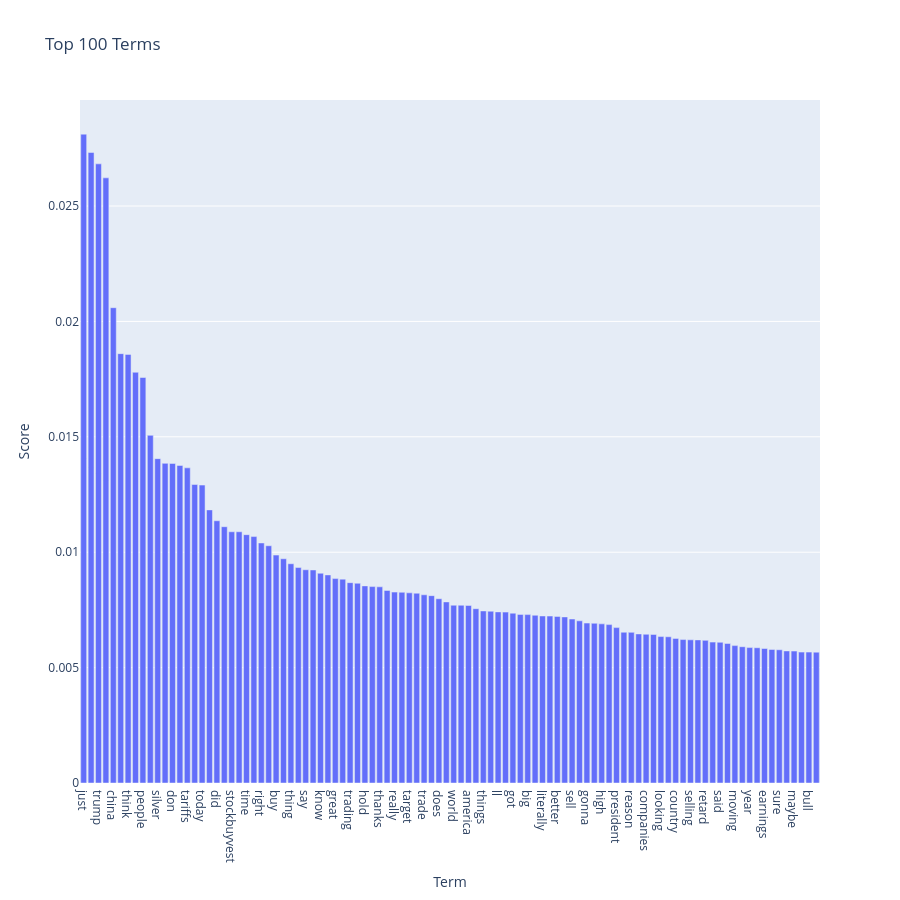

Notebook code for this chart:
### Markdown cell above
### >>> **Exercise 14 :** 
長尾分布圖

1.做TFIDF，計算IDF

2.找出平均TFIDF權重前K高個的字詞

3.建一個DF，按照權重大小排序

### Code cell
K = 100
tfidf = TfidfTransformer(norm='l2', use_idf=True, smooth_idf=True)
train_df_tfidf = tfidf.fit_transform(train_df_counts)
mean_tfidf = np.array(train_df_tfidf.mean(axis=0)).ravel()
topk_idex = mean_tfidf.argsort()[::-1][:K]    
vocab = count_vect.get_feature_names_out()
df_topk = pd.DataFrame({
    "term": vocab[topk_idex],
    "score": mean_tfidf[topk_idex]
}).sort_values("score", ascending=False)
k= pe.bar(df_topk, x="term", y="score", orientation="v",
             title=f"Top {K} Terms",
             labels=({"score":"Score","term":"Term"}))
k.update_layout(height=900)

### Figure 1 — Plotly figure (JSON) as saved in the notebook; plotly's stock layout.template omitted (floating-point values rounded to 4 significant figures)
{"data": [{"hovertemplate": "Term=%{x}<br>Score=%{y}<extra></extra>", "legendgroup": "", "marker": {"color": "#636efa", "pattern": {"shape": ""}}, "name": "", "orientation": "v", "showlegend": false, "textposition": "auto", "type": "bar", "x": ["just", "market", "trump", "like", "china", "good", "think", "going", "people", "money", "silver", "x200b", "don", "stock", "tariffs", "day", "today", "doing", "did", "make", "stockbuyvest", "com", "time", "want", "right", "years", "buy", "doesn", "thing", "long", "say", "fuck", "know", "bad", "great", "price", "trading", "stocks", "hold", "economy", "thanks", "way", "really", "xi", "target", "let", "trade", "new", "does", "term", "world", "dollar", "america", "week", "things", "10", "ll", "end", "got", "calls", "big", "ve", "literally", "pretty", "better", "american", "sell", "bond", "gonna", "isn", "high", "went", "president", "news", "reason", "feel", "companies", "wants", "looking", "lol", "country", "updated", "selling", "buying", "retard", "mean", "said", "didn", "moving", "shit", "year", "deal", "earnings", "daily", "sure", "reddit", "maybe", "puts", "bull", "life"], "xaxis": "x", "y": [0.02811, 0.02732, 0.02683, 0.02622, 0.02059, 0.0186, 0.01857, 0.0178, 0.01757, 0.01506, 0.01405, 0.01385, 0.01385, 0.01376, 0.01366, 0.01293, 0.01291, 0.01183, 0.01136, 0.0111, 0.01089, 0.01089, 0.01076, 0.01068, 0.0104, 0.01028, 0.009876, 0.009716, 0.0095, 0.009335, 0.00924, 0.00923, 0.009089, 0.009017, 0.008858, 0.008833, 0.00868, 0.008655, 0.008541, 0.00851, 0.0085, 0.008343, 0.008272, 0.008263, 0.00824, 0.008223, 0.008154, 0.008118, 0.007984, 0.007847, 0.007703, 0.007702, 0.007692, 0.007552, 0.007455, 0.007443, 0.007414, 0.007405, 0.007358, 0.007306, 0.007296, 0.007267, 0.007237, 0.007234, 0.007218, 0.007197, 0.007105, 0.007027, 0.006929, 0.006921, 0.006895, 0.006863, 0.006733, 0.006533, 0.006527, 0.00646, 0.006444, 0.006437, 0.006345, 0.006336, 0.006266, 0.006215, 0.006204, 0.006201, 0.006181, 0.006104, 0.006096, 0.006046, 0.005953, 0.005905, 0.005868, 0.00586, 0.005827, 0.005785, 0.005772, 0.005722, 0.005716, 0.005671, 0.005671, 0.005669], "yaxis": "y"}], "layout": {"barmode": "relative", "height": 900, "legend": {"tracegroupgap": 0}, "title": {"text": "Top 100 Terms"}, "xaxis": {"anchor": "y", "domain": [0, 1], "title": {"text": "Term"}}, "yaxis": {"anchor": "x", "domain": [0, 1], "title": {"text": "Score"}}}}
